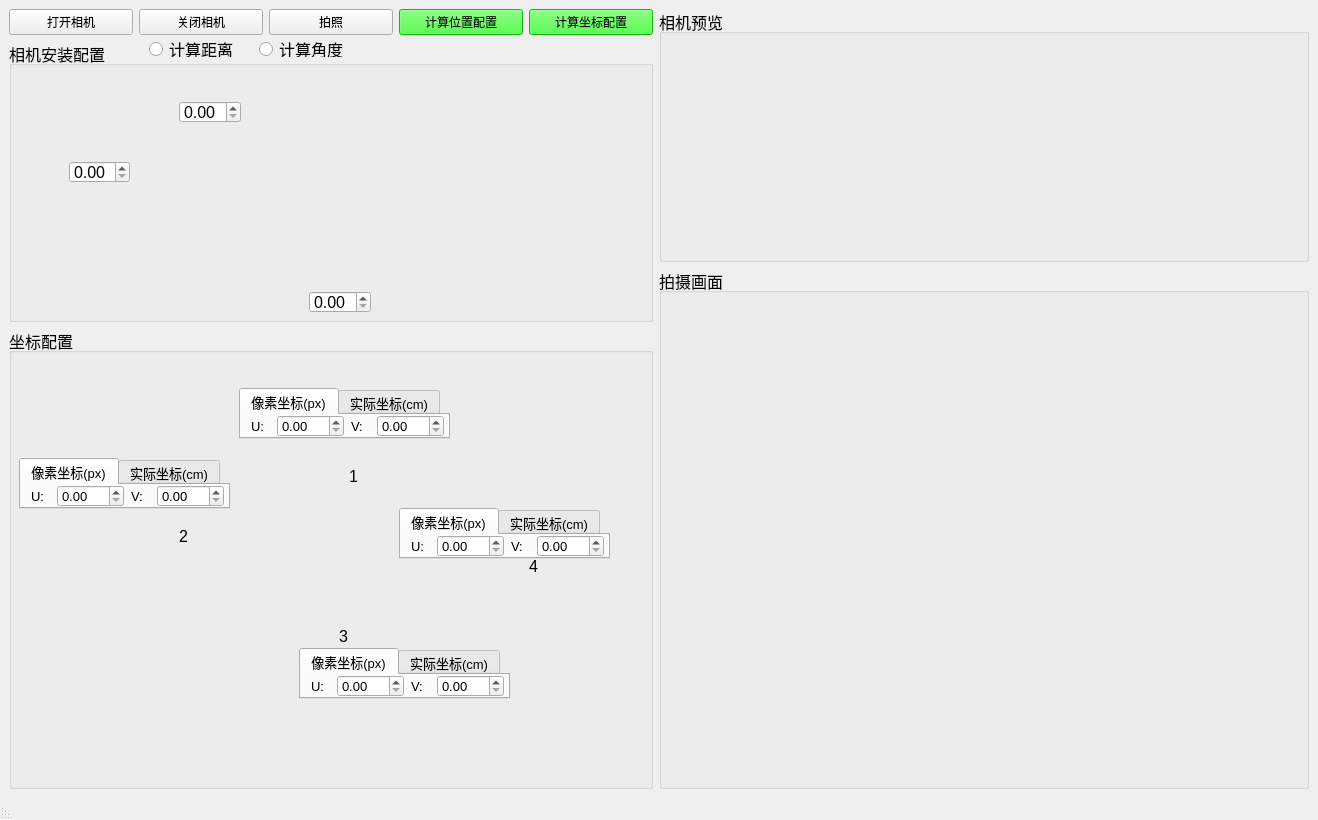
<?xml version="1.0" encoding="UTF-8"?>
<ui version="4.0">
 <class>camera</class>
 <widget class="QMainWindow" name="camera">
  <property name="geometry">
   <rect>
    <x>0</x>
    <y>0</y>
    <width>1318</width>
    <height>820</height>
   </rect>
  </property>
  <property name="minimumSize">
   <size>
    <width>1318</width>
    <height>820</height>
   </size>
  </property>
  <property name="windowTitle">
   <string>MainWindow</string>
  </property>
  <widget class="QWidget" name="centralwidget">
   <layout class="QHBoxLayout" name="horizontalLayout_5">
    <item>
     <layout class="QVBoxLayout" name="verticalLayout_2">
      <item>
       <layout class="QHBoxLayout" name="horizontalLayout_21">
        <item>
         <widget class="QPushButton" name="open_cam">
          <property name="text">
           <string>打开相机</string>
          </property>
         </widget>
        </item>
        <item>
         <widget class="QPushButton" name="close_cam">
          <property name="text">
           <string>关闭相机</string>
          </property>
         </widget>
        </item>
        <item>
         <widget class="QPushButton" name="get_image">
          <property name="text">
           <string>拍照</string>
          </property>
         </widget>
        </item>
        <item>
         <widget class="QPushButton" name="calculate_camera">
          <property name="font">
           <font>
            <weight>50</weight>
            <bold>false</bold>
           </font>
          </property>
          <property name="styleSheet">
           <string notr="true">background-color: rgb(26, 255, 14);</string>
          </property>
          <property name="text">
           <string>计算位置配置</string>
          </property>
         </widget>
        </item>
        <item>
         <widget class="QPushButton" name="calculate_position">
          <property name="font">
           <font>
            <weight>50</weight>
            <bold>false</bold>
           </font>
          </property>
          <property name="styleSheet">
           <string notr="true">background-color: rgb(26, 255, 14);</string>
          </property>
          <property name="text">
           <string>计算坐标配置</string>
          </property>
         </widget>
        </item>
       </layout>
      </item>
      <item>
       <widget class="QGroupBox" name="camera_cfg">
        <property name="sizePolicy">
         <sizepolicy hsizetype="Preferred" vsizetype="Fixed">
          <horstretch>0</horstretch>
          <verstretch>0</verstretch>
         </sizepolicy>
        </property>
        <property name="minimumSize">
         <size>
          <width>601</width>
          <height>281</height>
         </size>
        </property>
        <property name="font">
         <font>
          <pointsize>12</pointsize>
         </font>
        </property>
        <property name="title">
         <string>相机安装配置</string>
        </property>
        <widget class="QLabel" name="distance_pic">
         <property name="geometry">
          <rect>
           <x>20</x>
           <y>20</y>
           <width>561</width>
           <height>231</height>
          </rect>
         </property>
         <property name="autoFillBackground">
          <bool>false</bool>
         </property>
         <property name="styleSheet">
          <string notr="true">image: url(:/distance/distance.jpg);</string>
         </property>
         <property name="frameShape">
          <enum>QFrame::NoFrame</enum>
         </property>
         <property name="text">
          <string/>
         </property>
        </widget>
        <widget class="QDoubleSpinBox" name="camera_height">
         <property name="geometry">
          <rect>
           <x>60</x>
           <y>120</y>
           <width>61</width>
           <height>22</height>
          </rect>
         </property>
         <property name="maximum">
          <double>200.000000000000000</double>
         </property>
        </widget>
        <widget class="QRadioButton" name="calculate_distance">
         <property name="geometry">
          <rect>
           <x>140</x>
           <y>0</y>
           <width>89</width>
           <height>16</height>
          </rect>
         </property>
         <property name="tabletTracking">
          <bool>false</bool>
         </property>
         <property name="acceptDrops">
          <bool>false</bool>
         </property>
         <property name="text">
          <string>计算距离</string>
         </property>
        </widget>
        <widget class="QRadioButton" name="calculate_angle">
         <property name="enabled">
          <bool>true</bool>
         </property>
         <property name="geometry">
          <rect>
           <x>250</x>
           <y>0</y>
           <width>89</width>
           <height>16</height>
          </rect>
         </property>
         <property name="text">
          <string>计算角度</string>
         </property>
        </widget>
        <widget class="QDoubleSpinBox" name="camera_farthest">
         <property name="geometry">
          <rect>
           <x>300</x>
           <y>250</y>
           <width>62</width>
           <height>22</height>
          </rect>
         </property>
         <property name="singleStep">
          <double>0.100000000000000</double>
         </property>
        </widget>
        <widget class="QDoubleSpinBox" name="camera_angle">
         <property name="geometry">
          <rect>
           <x>170</x>
           <y>60</y>
           <width>62</width>
           <height>22</height>
          </rect>
         </property>
         <property name="maximum">
          <double>90.000000000000000</double>
         </property>
         <property name="singleStep">
          <double>0.100000000000000</double>
         </property>
         <property name="value">
          <double>0.000000000000000</double>
         </property>
        </widget>
       </widget>
      </item>
      <item>
       <widget class="QGroupBox" name="position_cfg">
        <property name="minimumSize">
         <size>
          <width>601</width>
          <height>421</height>
         </size>
        </property>
        <property name="font">
         <font>
          <pointsize>12</pointsize>
         </font>
        </property>
        <property name="title">
         <string>坐标配置</string>
        </property>
        <widget class="QLabel" name="position_pic">
         <property name="geometry">
          <rect>
           <x>10</x>
           <y>30</y>
           <width>581</width>
           <height>391</height>
          </rect>
         </property>
         <property name="styleSheet">
          <string notr="true">image: url(:/distance/坐标系1.jpg);</string>
         </property>
         <property name="text">
          <string/>
         </property>
        </widget>
        <widget class="QTabWidget" name="left_up">
         <property name="geometry">
          <rect>
           <x>230</x>
           <y>60</y>
           <width>211</width>
           <height>51</height>
          </rect>
         </property>
         <property name="font">
          <font>
           <pointsize>10</pointsize>
          </font>
         </property>
         <property name="currentIndex">
          <number>0</number>
         </property>
         <widget class="QWidget" name="tab_1">
          <attribute name="title">
           <string>像素坐标(px)</string>
          </attribute>
          <widget class="QWidget" name="layoutWidget">
           <property name="geometry">
            <rect>
             <x>110</x>
             <y>0</y>
             <width>93</width>
             <height>22</height>
            </rect>
           </property>
           <layout class="QHBoxLayout" name="horizontalLayout_2">
            <item>
             <widget class="QLabel" name="px_v1">
              <property name="text">
               <string>V:</string>
              </property>
             </widget>
            </item>
            <item>
             <widget class="QDoubleSpinBox" name="left_up_px_v">
              <property name="maximum">
               <double>480.000000000000000</double>
              </property>
              <property name="singleStep">
               <double>0.100000000000000</double>
              </property>
             </widget>
            </item>
           </layout>
          </widget>
          <widget class="QWidget" name="layoutWidget">
           <property name="geometry">
            <rect>
             <x>10</x>
             <y>0</y>
             <width>93</width>
             <height>22</height>
            </rect>
           </property>
           <layout class="QHBoxLayout" name="horizontalLayout">
            <item>
             <widget class="QLabel" name="px_u1">
              <property name="text">
               <string>U:</string>
              </property>
             </widget>
            </item>
            <item>
             <widget class="QDoubleSpinBox" name="left_up_px_u">
              <property name="minimum">
               <double>0.000000000000000</double>
              </property>
              <property name="maximum">
               <double>640.000000000000000</double>
              </property>
              <property name="singleStep">
               <double>0.100000000000000</double>
              </property>
             </widget>
            </item>
           </layout>
          </widget>
         </widget>
         <widget class="QWidget" name="tab_2">
          <attribute name="title">
           <string>实际坐标(cm)</string>
          </attribute>
          <widget class="QWidget" name="layoutWidget_2">
           <property name="geometry">
            <rect>
             <x>10</x>
             <y>0</y>
             <width>100</width>
             <height>22</height>
            </rect>
           </property>
           <layout class="QHBoxLayout" name="horizontalLayout_3">
            <item>
             <widget class="QLabel" name="cm_x1">
              <property name="text">
               <string>X:</string>
              </property>
             </widget>
            </item>
            <item>
             <widget class="QDoubleSpinBox" name="left_up_cm_x">
              <property name="minimum">
               <double>-500.000000000000000</double>
              </property>
              <property name="maximum">
               <double>500.000000000000000</double>
              </property>
             </widget>
            </item>
           </layout>
          </widget>
          <widget class="QWidget" name="layoutWidget_3">
           <property name="geometry">
            <rect>
             <x>110</x>
             <y>0</y>
             <width>93</width>
             <height>22</height>
            </rect>
           </property>
           <layout class="QHBoxLayout" name="horizontalLayout_4">
            <item>
             <widget class="QLabel" name="cm_y1">
              <property name="text">
               <string>Y:</string>
              </property>
             </widget>
            </item>
            <item>
             <widget class="QDoubleSpinBox" name="left_up_cm_y">
              <property name="maximum">
               <double>500.000000000000000</double>
              </property>
             </widget>
            </item>
           </layout>
          </widget>
         </widget>
        </widget>
        <widget class="QTabWidget" name="right_down">
         <property name="geometry">
          <rect>
           <x>290</x>
           <y>320</y>
           <width>211</width>
           <height>51</height>
          </rect>
         </property>
         <property name="font">
          <font>
           <pointsize>10</pointsize>
          </font>
         </property>
         <property name="currentIndex">
          <number>0</number>
         </property>
         <widget class="QWidget" name="tab_5">
          <attribute name="title">
           <string>像素坐标(px)</string>
          </attribute>
          <widget class="QWidget" name="layoutWidget_8">
           <property name="geometry">
            <rect>
             <x>110</x>
             <y>0</y>
             <width>93</width>
             <height>22</height>
            </rect>
           </property>
           <layout class="QHBoxLayout" name="horizontalLayout_9">
            <item>
             <widget class="QLabel" name="px_v3">
              <property name="text">
               <string>V:</string>
              </property>
             </widget>
            </item>
            <item>
             <widget class="QDoubleSpinBox" name="right_down_px_v">
              <property name="maximum">
               <double>480.000000000000000</double>
              </property>
              <property name="singleStep">
               <double>0.100000000000000</double>
              </property>
             </widget>
            </item>
           </layout>
          </widget>
          <widget class="QWidget" name="layoutWidget_9">
           <property name="geometry">
            <rect>
             <x>10</x>
             <y>0</y>
             <width>93</width>
             <height>22</height>
            </rect>
           </property>
           <layout class="QHBoxLayout" name="horizontalLayout_10">
            <item>
             <widget class="QLabel" name="px_u3">
              <property name="text">
               <string>U:</string>
              </property>
             </widget>
            </item>
            <item>
             <widget class="QDoubleSpinBox" name="right_down_px_u">
              <property name="maximum">
               <double>640.000000000000000</double>
              </property>
              <property name="singleStep">
               <double>0.100000000000000</double>
              </property>
             </widget>
            </item>
           </layout>
          </widget>
         </widget>
         <widget class="QWidget" name="tab_6">
          <attribute name="title">
           <string>实际坐标(cm)</string>
          </attribute>
          <widget class="QWidget" name="layoutWidget_10">
           <property name="geometry">
            <rect>
             <x>10</x>
             <y>0</y>
             <width>100</width>
             <height>22</height>
            </rect>
           </property>
           <layout class="QHBoxLayout" name="horizontalLayout_11">
            <item>
             <widget class="QLabel" name="cm_x3">
              <property name="text">
               <string>X:</string>
              </property>
             </widget>
            </item>
            <item>
             <widget class="QDoubleSpinBox" name="right_down_cm_x">
              <property name="minimum">
               <double>-500.000000000000000</double>
              </property>
              <property name="maximum">
               <double>500.000000000000000</double>
              </property>
             </widget>
            </item>
           </layout>
          </widget>
          <widget class="QWidget" name="layoutWidget_11">
           <property name="geometry">
            <rect>
             <x>110</x>
             <y>0</y>
             <width>93</width>
             <height>22</height>
            </rect>
           </property>
           <layout class="QHBoxLayout" name="horizontalLayout_12">
            <item>
             <widget class="QLabel" name="cm_y3">
              <property name="text">
               <string>Y:</string>
              </property>
             </widget>
            </item>
            <item>
             <widget class="QDoubleSpinBox" name="right_down_cm_y">
              <property name="maximum">
               <double>500.000000000000000</double>
              </property>
             </widget>
            </item>
           </layout>
          </widget>
         </widget>
        </widget>
        <widget class="QTabWidget" name="right_up">
         <property name="geometry">
          <rect>
           <x>390</x>
           <y>180</y>
           <width>211</width>
           <height>51</height>
          </rect>
         </property>
         <property name="font">
          <font>
           <pointsize>10</pointsize>
          </font>
         </property>
         <property name="currentIndex">
          <number>0</number>
         </property>
         <widget class="QWidget" name="tab_7">
          <attribute name="title">
           <string>像素坐标(px)</string>
          </attribute>
          <widget class="QWidget" name="layoutWidget_12">
           <property name="geometry">
            <rect>
             <x>110</x>
             <y>0</y>
             <width>93</width>
             <height>22</height>
            </rect>
           </property>
           <layout class="QHBoxLayout" name="horizontalLayout_13">
            <item>
             <widget class="QLabel" name="px_v4">
              <property name="text">
               <string>V:</string>
              </property>
             </widget>
            </item>
            <item>
             <widget class="QDoubleSpinBox" name="right_up_px_v">
              <property name="maximum">
               <double>480.000000000000000</double>
              </property>
              <property name="singleStep">
               <double>0.100000000000000</double>
              </property>
             </widget>
            </item>
           </layout>
          </widget>
          <widget class="QWidget" name="layoutWidget_13">
           <property name="geometry">
            <rect>
             <x>10</x>
             <y>0</y>
             <width>93</width>
             <height>22</height>
            </rect>
           </property>
           <layout class="QHBoxLayout" name="horizontalLayout_14">
            <item>
             <widget class="QLabel" name="px_u4">
              <property name="text">
               <string>U:</string>
              </property>
             </widget>
            </item>
            <item>
             <widget class="QDoubleSpinBox" name="right_up_px_u">
              <property name="minimum">
               <double>0.000000000000000</double>
              </property>
              <property name="maximum">
               <double>640.000000000000000</double>
              </property>
              <property name="singleStep">
               <double>0.100000000000000</double>
              </property>
             </widget>
            </item>
           </layout>
          </widget>
         </widget>
         <widget class="QWidget" name="tab_8">
          <attribute name="title">
           <string>实际坐标(cm)</string>
          </attribute>
          <widget class="QWidget" name="layoutWidget_14">
           <property name="geometry">
            <rect>
             <x>10</x>
             <y>0</y>
             <width>100</width>
             <height>22</height>
            </rect>
           </property>
           <layout class="QHBoxLayout" name="horizontalLayout_15">
            <item>
             <widget class="QLabel" name="cm_x4">
              <property name="text">
               <string>X:</string>
              </property>
             </widget>
            </item>
            <item>
             <widget class="QDoubleSpinBox" name="right_up_cm_x">
              <property name="minimum">
               <double>-500.000000000000000</double>
              </property>
              <property name="maximum">
               <double>500.000000000000000</double>
              </property>
             </widget>
            </item>
           </layout>
          </widget>
          <widget class="QWidget" name="layoutWidget_15">
           <property name="geometry">
            <rect>
             <x>110</x>
             <y>0</y>
             <width>93</width>
             <height>22</height>
            </rect>
           </property>
           <layout class="QHBoxLayout" name="horizontalLayout_16">
            <item>
             <widget class="QLabel" name="cm_y4">
              <property name="text">
               <string>Y:</string>
              </property>
             </widget>
            </item>
            <item>
             <widget class="QDoubleSpinBox" name="right_up_cm_y">
              <property name="maximum">
               <double>500.000000000000000</double>
              </property>
             </widget>
            </item>
           </layout>
          </widget>
         </widget>
        </widget>
        <widget class="QTabWidget" name="left_down">
         <property name="geometry">
          <rect>
           <x>10</x>
           <y>130</y>
           <width>211</width>
           <height>51</height>
          </rect>
         </property>
         <property name="font">
          <font>
           <pointsize>10</pointsize>
          </font>
         </property>
         <property name="currentIndex">
          <number>0</number>
         </property>
         <widget class="QWidget" name="tab_3">
          <attribute name="title">
           <string>像素坐标(px)</string>
          </attribute>
          <widget class="QWidget" name="layoutWidget_16">
           <property name="geometry">
            <rect>
             <x>110</x>
             <y>0</y>
             <width>93</width>
             <height>22</height>
            </rect>
           </property>
           <layout class="QHBoxLayout" name="horizontalLayout_17">
            <item>
             <widget class="QLabel" name="px_v2">
              <property name="text">
               <string>V:</string>
              </property>
             </widget>
            </item>
            <item>
             <widget class="QDoubleSpinBox" name="left_down_px_v">
              <property name="maximum">
               <double>480.000000000000000</double>
              </property>
              <property name="singleStep">
               <double>0.100000000000000</double>
              </property>
             </widget>
            </item>
           </layout>
          </widget>
          <widget class="QWidget" name="layoutWidget_17">
           <property name="geometry">
            <rect>
             <x>10</x>
             <y>0</y>
             <width>93</width>
             <height>22</height>
            </rect>
           </property>
           <layout class="QHBoxLayout" name="horizontalLayout_18">
            <item>
             <widget class="QLabel" name="px_u2">
              <property name="text">
               <string>U:</string>
              </property>
             </widget>
            </item>
            <item>
             <widget class="QDoubleSpinBox" name="left_down_px_u">
              <property name="maximum">
               <double>640.000000000000000</double>
              </property>
              <property name="singleStep">
               <double>0.100000000000000</double>
              </property>
             </widget>
            </item>
           </layout>
          </widget>
         </widget>
         <widget class="QWidget" name="tab_4">
          <attribute name="title">
           <string>实际坐标(cm)</string>
          </attribute>
          <widget class="QWidget" name="layoutWidget_18">
           <property name="geometry">
            <rect>
             <x>10</x>
             <y>0</y>
             <width>100</width>
             <height>22</height>
            </rect>
           </property>
           <layout class="QHBoxLayout" name="horizontalLayout_19">
            <item>
             <widget class="QLabel" name="cm_x2">
              <property name="text">
               <string>X:</string>
              </property>
             </widget>
            </item>
            <item>
             <widget class="QDoubleSpinBox" name="left_down_cm_x">
              <property name="minimum">
               <double>-500.000000000000000</double>
              </property>
              <property name="maximum">
               <double>500.000000000000000</double>
              </property>
             </widget>
            </item>
           </layout>
          </widget>
          <widget class="QWidget" name="layoutWidget_19">
           <property name="geometry">
            <rect>
             <x>110</x>
             <y>0</y>
             <width>93</width>
             <height>22</height>
            </rect>
           </property>
           <layout class="QHBoxLayout" name="horizontalLayout_20">
            <item>
             <widget class="QLabel" name="cm_y2">
              <property name="text">
               <string>Y:</string>
              </property>
             </widget>
            </item>
            <item>
             <widget class="QDoubleSpinBox" name="left_down_cm_y">
              <property name="maximum">
               <double>500.000000000000000</double>
              </property>
             </widget>
            </item>
           </layout>
          </widget>
         </widget>
        </widget>
        <widget class="QLabel" name="led1">
         <property name="geometry">
          <rect>
           <x>340</x>
           <y>140</y>
           <width>16</width>
           <height>16</height>
          </rect>
         </property>
         <property name="text">
          <string>1</string>
         </property>
         <property name="buddy">
          <cstring>left_up</cstring>
         </property>
        </widget>
        <widget class="QLabel" name="led2">
         <property name="geometry">
          <rect>
           <x>170</x>
           <y>200</y>
           <width>16</width>
           <height>16</height>
          </rect>
         </property>
         <property name="text">
          <string>2</string>
         </property>
         <property name="buddy">
          <cstring>left_down</cstring>
         </property>
        </widget>
        <widget class="QLabel" name="led3">
         <property name="geometry">
          <rect>
           <x>330</x>
           <y>300</y>
           <width>16</width>
           <height>16</height>
          </rect>
         </property>
         <property name="text">
          <string>3</string>
         </property>
         <property name="buddy">
          <cstring>right_down</cstring>
         </property>
        </widget>
        <widget class="QLabel" name="led4">
         <property name="geometry">
          <rect>
           <x>520</x>
           <y>230</y>
           <width>16</width>
           <height>16</height>
          </rect>
         </property>
         <property name="text">
          <string>4</string>
         </property>
         <property name="buddy">
          <cstring>right_up_cm_x</cstring>
         </property>
        </widget>
       </widget>
      </item>
     </layout>
    </item>
    <item>
     <layout class="QVBoxLayout" name="verticalLayout">
      <item>
       <widget class="QGroupBox" name="camera_preview">
        <property name="sizePolicy">
         <sizepolicy hsizetype="Preferred" vsizetype="Fixed">
          <horstretch>0</horstretch>
          <verstretch>0</verstretch>
         </sizepolicy>
        </property>
        <property name="minimumSize">
         <size>
          <width>631</width>
          <height>253</height>
         </size>
        </property>
        <property name="font">
         <font>
          <pointsize>12</pointsize>
         </font>
        </property>
        <property name="title">
         <string>相机预览</string>
        </property>
        <widget class="QWidget" name="horizontalLayoutWidget">
         <property name="geometry">
          <rect>
           <x>150</x>
           <y>0</y>
           <width>311</width>
           <height>251</height>
          </rect>
         </property>
         <layout class="QHBoxLayout" name="horizontalLayout_6">
          <property name="sizeConstraint">
           <enum>QLayout::SetFixedSize</enum>
          </property>
         </layout>
        </widget>
       </widget>
      </item>
      <item>
       <widget class="QGroupBox" name="show_image">
        <property name="minimumSize">
         <size>
          <width>650</width>
          <height>501</height>
         </size>
        </property>
        <property name="baseSize">
         <size>
          <width>640</width>
          <height>480</height>
         </size>
        </property>
        <property name="font">
         <font>
          <pointsize>12</pointsize>
         </font>
        </property>
        <property name="title">
         <string>拍摄画面</string>
        </property>
        <widget class="QWidget" name="horizontalLayoutWidget_2">
         <property name="geometry">
          <rect>
           <x>0</x>
           <y>20</y>
           <width>651</width>
           <height>461</height>
          </rect>
         </property>
         <layout class="QHBoxLayout" name="horizontalLayout_7">
          <property name="sizeConstraint">
           <enum>QLayout::SetMinimumSize</enum>
          </property>
         </layout>
        </widget>
       </widget>
      </item>
     </layout>
    </item>
   </layout>
  </widget>
  <widget class="QMenuBar" name="menubar">
   <property name="geometry">
    <rect>
     <x>0</x>
     <y>0</y>
     <width>1318</width>
     <height>23</height>
    </rect>
   </property>
  </widget>
  <widget class="QStatusBar" name="statusbar">
   <property name="layoutDirection">
    <enum>Qt::RightToLeft</enum>
   </property>
  </widget>
 </widget>
 <resources>
  <include location="distance.qrc"/>
 </resources>
 <connections/>
 <slots>
  <slot>open_camera()</slot>
  <slot>close_camera()</slot>
  <slot>get_image()</slot>
  <slot>calculate_result()</slot>
  <slot>get_value()</slot>
  <slot>mode_select()</slot>
 </slots>
</ui>
